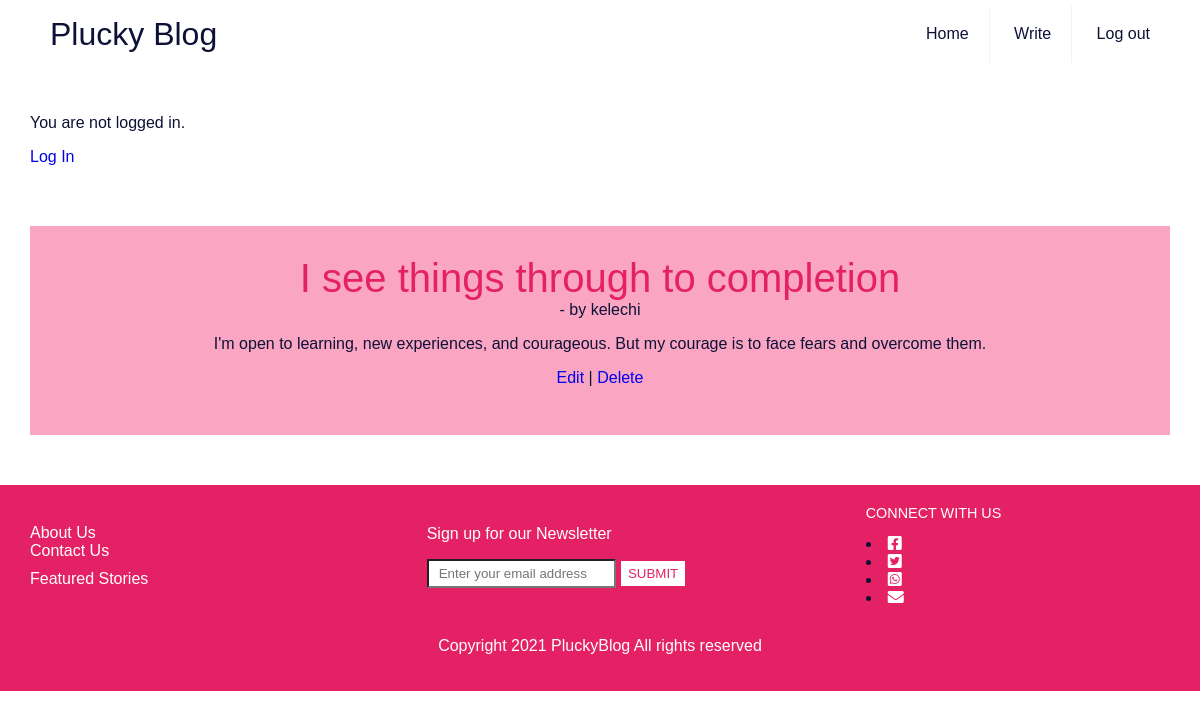
Page /post/6/ on the committed database.
### pluckyblog/models.py (models this page shows, shortened)
class Post(models.Model):
    title = models.CharField (max_length=200)
    date_added = models.DateTimeField(auto_now_add=True)
    author = models.ForeignKey(
        'auth.User',
        on_delete=models.CASCADE,
    )
    body = models.TextField()

### pluckyblog/views.py (the view)
# urls.py: path('post/<int:pk>/', BlogDetailView.as_view(),
class BlogDetailView(DetailView):
    model = Post
    template_name = 'post_detail.html'

### templates/post_detail.html (shortened to what this page needs)
{% extends 'base.html' %} {% block content %}
<main>
  <aside>
    <section class="container" id="container">
      <div class="post-header">
        <span class="font-weight-bold"><h2>{{ post.title }}</h2></span> -
        <span class="text-muted">by {{ post.author }} {{ post.date_time }} </span>
        <p>{{ post.body }}</p>
      </div>
      <a href="{% url 'post_edit' post.pk %}">Edit</a> |
      <a href="{% url 'post_delete' post.pk %}">Delete</a>
      <br/><br/>
    </section>
  </aside>
</main>
{% endblock content %}

### static/css/base.css (style rules this page uses)
html { box-sizing: border-box; font-family: Arial, Helvetica, sans-serif; font-size: 16px; }
*, *::before, *::after { font-weight: inherit; margin: 0; padding: 0; border-radius: 0; box-sizing: inherit; }
a { text-decoration: none; }
h2 { color: #e52165; font-size: 2.5rem; }
main { padding: 50px 30px; display: block; column-gap: 10px; }
aside { background-color: #faa6c3; width: auto; text-align: center; padding: 30px; }
p { display: block; margin-block-start: 1em; margin-block-end: 1em; margin-inline-start: 0px; margin-inline-end: 0px; }

### rows in the picture
Post: title "I see things through to completion", author "kelechi", body "I'm open to learning, new experiences, and courageous. But my courage is to face fears and overcome them."
